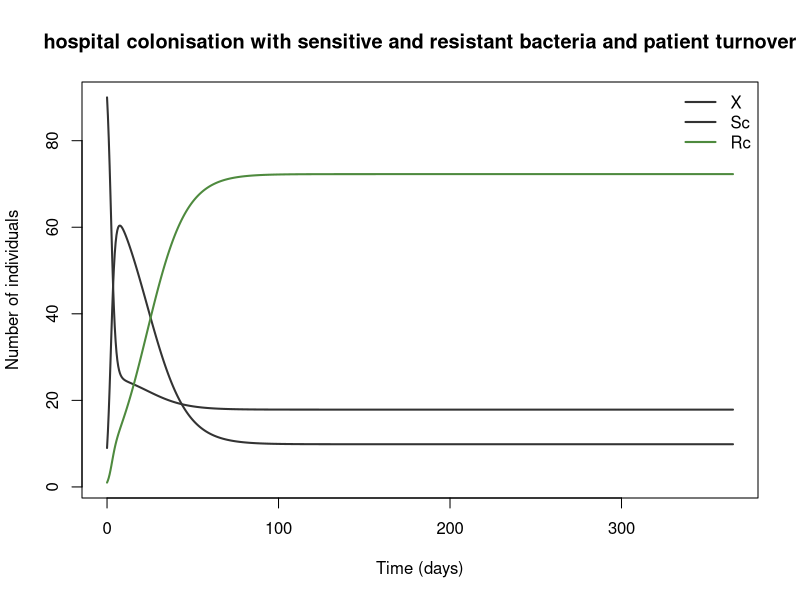

This chart was generated by the following R code:
## hospital colonisation with sensitive and resistant bacteria and patient turnover
## nosocomial antibiotic-resistant bacteria (e.g. VRE, MRSA).
## Total admissions equal total discharges, so N is constant.
## Parameter values: 0 of 8 checked against the source; the rest are recalled or illustrative.
## Reference: Lipsitch M., Bergstrom C.T., Levin B.R. (2000) "The epidemiology of antibiotic resistance in hospitals: paradoxes and prescriptions", PNAS 97(4):1938–1943
## Source: https://doi.org/10.1073/pnas.97.4.1938
##
## Generated from a compartmental model diagram (model format v1).
## Regenerating from the same diagram always gives this exact file.
##
## Compartments: X, Sc, Rc
## Flows (time unit: days):
##   (outside) -> X   : (1 - m_s - m_r) * mu_d * N
##   (outside) -> Sc  : m_s * mu_d * N
##   (outside) -> Rc  : m_r * mu_d * N
##   X -> Sc          : beta_s * Sc / N * X
##   X -> Rc          : beta_r * Rc / N * X
##   Sc -> X          : (tau1 + tau2 + gamma) * Sc
##   Rc -> X          : (tau2 + gamma) * Rc
##   X -> (outside)   : mu_d * X
##   Sc -> (outside)  : mu_d * Sc
##   Rc -> (outside)  : mu_d * Rc

library(deSolve)

# ---- Time ------------------------------------------------------------
times <- seq(0, 365, by = 0.5)  # days

# ---- Parameters ------------------------------------------------------
parameters <- c(
  mu_d = 0.1,    # discharge rate = admission rate (10-day stay) (1/day) [illustrative]
  m_s = 0.10,    # fraction admitted colonised with sensitive [illustrative]
  m_r = 0.01,    # fraction admitted colonised with resistant [illustrative]
  beta_s = 1.0,  # transmission, sensitive (1/day) [illustrative]
  beta_r = 1.0,  # transmission, resistant (1/day) [illustrative]
  tau1 = 0.1,    # treatment rate with drug 1 (clears sensitive only) (1/day) [illustrative]
  tau2 = 0.05,   # treatment rate with drug 2 (clears both) (1/day) [illustrative]
  gamma = 0.03   # spontaneous clearance (1/day) [illustrative]
)

# ---- Initial conditions ----------------------------------------------
state <- c(
  X = 90,  # uncolonised patients
  Sc = 9,  # colonised with sensitive strain
  Rc = 1   # colonised with resistant strain
)

# ---- Model equations -------------------------------------------------
amr_hospital_lipsitch_model <- function(t, state, parameters) {
  with(as.list(c(state, parameters)), {
    # Total population
    N <- X + Sc + Rc

    # Derived quantities
    prop_res <- Rc / (Sc + Rc)

    # Rates of change
    dX <- (1 - m_s - m_r) * mu_d * N - beta_s * Sc / N * X - beta_r * Rc / N * X + (tau1 + tau2 + gamma) * Sc + (tau2 + gamma) * Rc - mu_d * X
    dSc <- m_s * mu_d * N + beta_s * Sc / N * X - (tau1 + tau2 + gamma) * Sc - mu_d * Sc
    dRc <- m_r * mu_d * N + beta_r * Rc / N * X - (tau2 + gamma) * Rc - mu_d * Rc

    list(c(dX, dSc, dRc))
  })
}

# ---- Solve -----------------------------------------------------------
out <- ode(y = state, times = times, func = amr_hospital_lipsitch_model, parms = parameters)
out <- as.data.frame(out)

# ---- Plot ------------------------------------------------------------
compartment_cols <- c(X = "#333333", Sc = "#333333", Rc = "#4E8A3E")
matplot(out$time, out[, names(compartment_cols)], type = "l", lty = 1, lwd = 2,
        col = compartment_cols, xlab = "Time (days)", ylab = "Number of individuals",
        main = "hospital colonisation with sensitive and resistant bacteria and patient turnover")
legend("topright", legend = names(compartment_cols), col = compartment_cols,
       lty = 1, lwd = 2, bty = "n")
